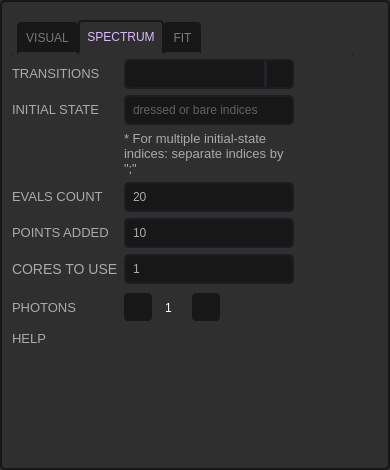
<?xml version="1.0" encoding="UTF-8"?>
<ui version="4.0">
 <class>settingsWidget</class>
 <widget class="QWidget" name="settingsWidget">
  <property name="geometry">
   <rect>
    <x>0</x>
    <y>0</y>
    <width>390</width>
    <height>470</height>
   </rect>
  </property>
  <property name="sizePolicy">
   <sizepolicy hsizetype="Preferred" vsizetype="Preferred">
    <horstretch>0</horstretch>
    <verstretch>0</verstretch>
   </sizepolicy>
  </property>
  <property name="minimumSize">
   <size>
    <width>390</width>
    <height>470</height>
   </size>
  </property>
  <property name="maximumSize">
   <size>
    <width>390</width>
    <height>470</height>
   </size>
  </property>
  <property name="windowTitle">
   <string>Form</string>
  </property>
  <property name="styleSheet">
   <string notr="true">QToolTip {
	color: #ffffff;
	background-color: rgba(27, 29, 35, 160);
	border: 1px solid rgb(40, 40, 40);
	border-radius: 2px;
}

QWidget {
	font-family: &quot;Roboto Medium&quot;;
	border: 2px solid #171717; 
	border-radius: 5px;
	background-color: #2F2F2F;
}

QLabel {
	color: rgb(170, 170, 170);
    font-size: 14px;
}

/* LINE EDIT */

/* RADIO BUTTON */
QRadioButton {
	color: #AAAAAA;
    spacing: 10px;
    font-size: 14px;
}

QRadioButton::indicator {
    border: 1px solid #DBBCFB;
	width: 20px;
	height: 20px;
 	border-radius: 11px;
    background: transparent;
}

QRadioButton::indicator:hover {
	border: 1px solid #BE82FA;
   background: transparent;
}

QRadioButton::indicator:checked {
	border: 1px solid #BE82FA;
   background: transparent;
	image: url(:/icons/svg/check.svg);
}



/* SLIDERS */
QSlider::groove:horizontal {
    border-radius: 9px;
    height: 18px;
	margin: 0px;
	background-color: #38363B;
}

QSlider::groove:horizontal:hover {
	background-color: #3A393F;
}

QSlider::handle:horizontal {
    background-color: #BE82FA;
    border: none;
    height: 18px;
    width: 18px;
    margin: 0px;
	border-radius: 9px;
}

QSlider::handle:horizontal:hover {
    background-color: #C186FE;
}

QSlider::handle:horizontal:pressed {
    background-color: #A870E0;
}

QSlider::groove:vertical {
    border-radius: 9px;
    width: 18px;
    margin: 0px;
	background-color: rgb(52, 59, 72);
}

QSlider::groove:vertical:hover {
	background-color: rgb(55, 62, 76);
}

QSlider::handle:vertical {
    background-color: rgb(85, 170, 255);
	border: none;
    height: 18px;
    width: 18px;
    margin: 0px;
	border-radius: 9px;
}

QSlider::handle:vertical:hover {
    background-color: rgb(105, 180, 255);
}

QSlider::handle:vertical:pressed {
    background-color: rgb(65, 130, 195);
}

QGroupBox {
	border: 0;
	color: rgb(170, 170, 170);
	font: 57 10px &quot;Roboto Medium&quot;;
}

QSpinBox {
	background-color: transparent;
	color: rgb(170, 170, 170);
    padding-right: 5px; /* make room for the arrows */
    border-width: 3;
}

QSpinBox::up-button {
    subcontrol-origin: border;
    subcontrol-position: right; /* position at the top right corner */
	height: 28px;
    width: 28px; 
	background-color: rgb(93,93,93);
    border-radius: 4px;
    border: 1px;
}

QSpinBox::down-button {
    subcontrol-origin: border;
    subcontrol-position: left; /* position at the top right corner */
	height: 28px;
    width: 28px;
	background-color: rgb(93,93,93);
    border-radius: 4px;
    border: 1px;
}

QSpinBox::up-arrow {
    width: 20px;
    height: 20px;
    image: url(:/icons/svg/plus.svg) 1;
}

QSpinBox::down-arrow {
    image: url(:/icons/svg/minus.svg) 1;
    width: 20px;
    height: 20px;
}

QSpinBox::up-button:pressed {
    background-color: rgb(200,200,200);
}


</string>
  </property>
  <layout class="QGridLayout" name="gridLayout_3">
   <property name="leftMargin">
    <number>12</number>
   </property>
   <property name="topMargin">
    <number>12</number>
   </property>
   <property name="rightMargin">
    <number>12</number>
   </property>
   <property name="spacing">
    <number>0</number>
   </property>
   <item row="1" column="1">
    <spacer name="verticalSpacer_3">
     <property name="orientation">
      <enum>Qt::Vertical</enum>
     </property>
     <property name="sizeType">
      <enum>QSizePolicy::Expanding</enum>
     </property>
     <property name="sizeHint" stdset="0">
      <size>
       <width>5</width>
       <height>40</height>
      </size>
     </property>
    </spacer>
   </item>
   <item row="0" column="0" rowspan="2">
    <widget class="QTabWidget" name="tabWidget">
     <property name="sizePolicy">
      <sizepolicy hsizetype="Expanding" vsizetype="Expanding">
       <horstretch>0</horstretch>
       <verstretch>0</verstretch>
      </sizepolicy>
     </property>
     <property name="minimumSize">
      <size>
       <width>0</width>
       <height>430</height>
      </size>
     </property>
     <property name="maximumSize">
      <size>
       <width>16777215</width>
       <height>430</height>
      </size>
     </property>
     <property name="styleSheet">
      <string notr="true">QTabWidget::tab-bar {
    left: 5px; /* move to the right by 5px */
}

/* Style the tab using the tab sub-control. Note that
    it reads QTabBar _not_ QTabWidget */
QTabBar::tab {
    background: #171717;
	border: 2px solid #171717;
    border-bottom-color: #2F2F2F; /* same as the pane color */
    border-top-left-radius: 4px;
    border-top-right-radius: 4px;
    min-width: 8ex;
    padding: 7px;
}

QTabBar::tab:selected {
	background: #2F2F2F;
	border: 2px solid #171717;
    border-bottom-color: #2F2F2F; /* same as pane color */
	font: 14px &quot;Roboto Medium&quot;;
    color: #DBBCFB;
}

QTabBar::tab:!selected {
    margin-top: 2px; /* make non-selected tabs look smaller */
	font: 14px &quot;Roboto Medium&quot;;
    color: #797979;
}

QWidget {
	font-family: &quot;Roboto Medium&quot;;
	background-color: #2F2F2F;
	border: 0px black;
}

/* LINE EDIT */
QLineEdit {
	color: rgb(170, 170, 170);
	background-color: #171717;
	border-radius: 5px;
	border: 2px solid rgb(27, 29, 35);
	padding-left: 5px;
}

QLineEdit:hover {
	border: 2px solid rgb(64, 71, 88);
}

QLineEdit:focus {
	border: 2px solid rgb(91, 101, 124);
}

/* CHECKBOX */
QCheckBox {
	color: #AAAAAA;
    spacing: 10px;
    font-size: 14px;
}

QCheckBox::indicator {
    border: 1px solid #DBBCFB;
	width: 20px;
	height: 20px;
 	border-radius: 11px;
    background: transparent;
}

QCheckBox::indicator:hover {
	border: 1px solid #BE82FA;
   background: transparent;
}

QCheckBox::indicator:checked {
	border: 1px solid #BE82FA;
   background: transparent;
	image: url(:/icons/svg/check.svg);
}

/* COMBOBOX */
QComboBox {
	color: rgb(170, 170, 170);
	background-color: #171717;
	border-radius: 5px;
	border: 2px solid rgb(27, 29, 35);
	padding: 5px;
	padding-left: 10px;
}



QComboBox:hover{
	background-color: #171717;
	border: 2px solid rgb(64, 71, 88);
}

QComboBox::drop-down {
	background-color: #171717;
	subcontrol-origin: padding;
	subcontrol-position: top right;
	width: 25px; 
	border-left-width: 3px;
	border-left-color: rgba(39, 44, 54, 150);
	border-left-style: solid;
	border-top-right-radius: 3px;
	border-bottom-right-radius: 3px;	
 }
QComboBox::drop-down:button {
	width: 25px; 
 }

QComboBox::down-arrow{
	image: url(:/icons/svg/arrow-down-2F2F2F.svg);
	width: 12px;
	height: 9px;
}
 
QComboBox QAbstractItemView {
	color: rgb(85, 170, 255);	
	background-color: #2F2F2F;
	padding: 5px;
	selection-background-color: #2F2F2F;
}

QComboBox QAbstractItemView::item{
    height: 50px;
}</string>
     </property>
     <property name="tabPosition">
      <enum>QTabWidget::North</enum>
     </property>
     <property name="tabShape">
      <enum>QTabWidget::Rounded</enum>
     </property>
     <property name="currentIndex">
      <number>1</number>
     </property>
     <property name="elideMode">
      <enum>Qt::ElideRight</enum>
     </property>
     <widget class="QWidget" name="visualTab">
      <attribute name="title">
       <string>VISUAL</string>
      </attribute>
      <layout class="QVBoxLayout" name="verticalLayout">
       <property name="leftMargin">
        <number>0</number>
       </property>
       <property name="topMargin">
        <number>0</number>
       </property>
       <property name="rightMargin">
        <number>0</number>
       </property>
       <property name="bottomMargin">
        <number>0</number>
       </property>
       <item>
        <widget class="QWidget" name="visualTabContainerWidget" native="true">
         <property name="minimumSize">
          <size>
           <width>0</width>
           <height>360</height>
          </size>
         </property>
         <property name="maximumSize">
          <size>
           <width>16777215</width>
           <height>430</height>
          </size>
         </property>
         <layout class="QGridLayout" name="gridLayout_2">
          <property name="leftMargin">
           <number>0</number>
          </property>
          <property name="topMargin">
           <number>5</number>
          </property>
          <property name="rightMargin">
           <number>0</number>
          </property>
          <property name="bottomMargin">
           <number>0</number>
          </property>
          <item row="3" column="0">
           <widget class="QSlider" name="rangeSliderMin">
            <property name="sizePolicy">
             <sizepolicy hsizetype="Fixed" vsizetype="Fixed">
              <horstretch>0</horstretch>
              <verstretch>0</verstretch>
             </sizepolicy>
            </property>
            <property name="minimumSize">
             <size>
              <width>207</width>
              <height>18</height>
             </size>
            </property>
            <property name="maximumSize">
             <size>
              <width>207</width>
              <height>16777215</height>
             </size>
            </property>
            <property name="maximum">
             <number>99</number>
            </property>
            <property name="singleStep">
             <number>1</number>
            </property>
            <property name="orientation">
             <enum>Qt::Horizontal</enum>
            </property>
           </widget>
          </item>
          <item row="4" column="0">
           <widget class="QSlider" name="rangeSliderMax">
            <property name="sizePolicy">
             <sizepolicy hsizetype="Fixed" vsizetype="Fixed">
              <horstretch>0</horstretch>
              <verstretch>0</verstretch>
             </sizepolicy>
            </property>
            <property name="minimumSize">
             <size>
              <width>207</width>
              <height>18</height>
             </size>
            </property>
            <property name="maximumSize">
             <size>
              <width>207</width>
              <height>16777215</height>
             </size>
            </property>
            <property name="maximum">
             <number>99</number>
            </property>
            <property name="value">
             <number>99</number>
            </property>
            <property name="sliderPosition">
             <number>99</number>
            </property>
            <property name="orientation">
             <enum>Qt::Horizontal</enum>
            </property>
           </widget>
          </item>
          <item row="9" column="0">
           <spacer name="verticalSpacer">
            <property name="orientation">
             <enum>Qt::Vertical</enum>
            </property>
            <property name="sizeHint" stdset="0">
             <size>
              <width>20</width>
              <height>7</height>
             </size>
            </property>
           </spacer>
          </item>
          <item row="8" column="0">
           <widget class="QFrame" name="filterQFrame">
            <property name="sizePolicy">
             <sizepolicy hsizetype="Minimum" vsizetype="Fixed">
              <horstretch>0</horstretch>
              <verstretch>0</verstretch>
             </sizepolicy>
            </property>
            <property name="minimumSize">
             <size>
              <width>0</width>
              <height>0</height>
             </size>
            </property>
            <property name="maximumSize">
             <size>
              <width>16777215</width>
              <height>16777215</height>
             </size>
            </property>
            <layout class="QVBoxLayout" name="verticalLayout_12">
             <property name="spacing">
              <number>15</number>
             </property>
             <property name="topMargin">
              <number>0</number>
             </property>
             <property name="bottomMargin">
              <number>0</number>
             </property>
             <item>
              <widget class="QCheckBox" name="waveletCheckBox">
               <property name="font">
                <font>
                 <family>Roboto Medium</family>
                 <pointsize>-1</pointsize>
                </font>
               </property>
               <property name="toolTip">
                <string notr="true"/>
               </property>
               <property name="text">
                <string notr="true">Denoise</string>
               </property>
              </widget>
             </item>
             <item>
              <widget class="QCheckBox" name="edgeFilterCheckBox">
               <property name="font">
                <font>
                 <family>Roboto Medium</family>
                 <pointsize>-1</pointsize>
                </font>
               </property>
               <property name="toolTip">
                <string notr="true"/>
               </property>
               <property name="text">
                <string notr="true">Edge</string>
               </property>
              </widget>
             </item>
             <item>
              <widget class="QCheckBox" name="topHatCheckBox">
               <property name="font">
                <font>
                 <family>Roboto Medium</family>
                 <pointsize>-1</pointsize>
                </font>
               </property>
               <property name="toolTip">
                <string notr="true"/>
               </property>
               <property name="text">
                <string notr="true">Top-hat</string>
               </property>
              </widget>
             </item>
            </layout>
           </widget>
          </item>
          <item row="2" column="0" colspan="2">
           <widget class="QComboBox" name="colorComboBox">
            <property name="sizePolicy">
             <sizepolicy hsizetype="Fixed" vsizetype="Fixed">
              <horstretch>0</horstretch>
              <verstretch>0</verstretch>
             </sizepolicy>
            </property>
            <property name="minimumSize">
             <size>
              <width>250</width>
              <height>30</height>
             </size>
            </property>
            <property name="maximumSize">
             <size>
              <width>250</width>
              <height>30</height>
             </size>
            </property>
            <property name="toolTip">
             <string notr="true"/>
            </property>
            <property name="currentText">
             <string>PuOr</string>
            </property>
            <property name="iconSize">
             <size>
              <width>150</width>
              <height>20</height>
             </size>
            </property>
            <property name="frame">
             <bool>false</bool>
            </property>
            <item>
             <property name="text">
              <string notr="true">PuOr</string>
             </property>
             <property name="icon">
              <iconset resource="resources.qrc">
               <normaloff>:/icons/PuOr.png</normaloff>:/icons/PuOr.png</iconset>
             </property>
            </item>
            <item>
             <property name="text">
              <string notr="true">RdYlBu</string>
             </property>
             <property name="icon">
              <iconset resource="resources.qrc">
               <normaloff>:/icons/RdYlBu.png</normaloff>:/icons/RdYlBu.png</iconset>
             </property>
            </item>
            <item>
             <property name="text">
              <string notr="true">bwr</string>
             </property>
             <property name="icon">
              <iconset resource="resources.qrc">
               <normaloff>:/icons/bwr.png</normaloff>:/icons/bwr.png</iconset>
             </property>
            </item>
            <item>
             <property name="text">
              <string notr="true">viridis</string>
             </property>
             <property name="icon">
              <iconset resource="resources.qrc">
               <normaloff>:/icons/viridis.png</normaloff>:/icons/viridis.png</iconset>
             </property>
            </item>
            <item>
             <property name="text">
              <string notr="true">cividis</string>
             </property>
             <property name="icon">
              <iconset resource="resources.qrc">
               <normaloff>:/icons/cividis.png</normaloff>:/icons/cividis.png</iconset>
             </property>
            </item>
            <item>
             <property name="text">
              <string notr="true">gray</string>
             </property>
             <property name="icon">
              <iconset resource="resources.qrc">
               <normaloff>:/icons/gray.png</normaloff>:/icons/gray.png</iconset>
             </property>
            </item>
           </widget>
          </item>
          <item row="7" column="0">
           <widget class="QLabel" name="label_39">
            <property name="sizePolicy">
             <sizepolicy hsizetype="Preferred" vsizetype="Fixed">
              <horstretch>0</horstretch>
              <verstretch>0</verstretch>
             </sizepolicy>
            </property>
            <property name="styleSheet">
             <string notr="true">font-size: 13px</string>
            </property>
            <property name="text">
             <string>FILTERS</string>
            </property>
           </widget>
          </item>
          <item row="3" column="1">
           <widget class="QLabel" name="label_2">
            <property name="text">
             <string>MIN</string>
            </property>
           </widget>
          </item>
          <item row="5" column="0">
           <widget class="QLabel" name="label_38">
            <property name="sizePolicy">
             <sizepolicy hsizetype="Preferred" vsizetype="Fixed">
              <horstretch>0</horstretch>
              <verstretch>0</verstretch>
             </sizepolicy>
            </property>
            <property name="styleSheet">
             <string notr="true">font-size: 13px</string>
            </property>
            <property name="text">
             <string>BACKGROUND SUBTRACT</string>
            </property>
           </widget>
          </item>
          <item row="4" column="1">
           <widget class="QLabel" name="label_3">
            <property name="text">
             <string>MAX</string>
            </property>
           </widget>
          </item>
          <item row="1" column="0">
           <widget class="QLabel" name="label_40">
            <property name="sizePolicy">
             <sizepolicy hsizetype="Preferred" vsizetype="Fixed">
              <horstretch>0</horstretch>
              <verstretch>0</verstretch>
             </sizepolicy>
            </property>
            <property name="styleSheet">
             <string notr="true">font-size: 13px</string>
            </property>
            <property name="text">
             <string>COLORING</string>
            </property>
           </widget>
          </item>
          <item row="2" column="2">
           <widget class="QCheckBox" name="logScaleCheckBox">
            <property name="font">
             <font>
              <family>Roboto Medium</family>
              <pointsize>-1</pointsize>
             </font>
            </property>
            <property name="layoutDirection">
             <enum>Qt::LeftToRight</enum>
            </property>
            <property name="autoFillBackground">
             <bool>false</bool>
            </property>
            <property name="text">
             <string notr="true">Log</string>
            </property>
            <property name="checked">
             <bool>false</bool>
            </property>
           </widget>
          </item>
          <item row="6" column="0">
           <widget class="QFrame" name="bgndSubtractQFrame">
            <property name="sizePolicy">
             <sizepolicy hsizetype="Minimum" vsizetype="Fixed">
              <horstretch>0</horstretch>
              <verstretch>0</verstretch>
             </sizepolicy>
            </property>
            <property name="minimumSize">
             <size>
              <width>207</width>
              <height>0</height>
             </size>
            </property>
            <property name="layoutDirection">
             <enum>Qt::LeftToRight</enum>
            </property>
            <layout class="QVBoxLayout" name="verticalLayout_7">
             <property name="spacing">
              <number>15</number>
             </property>
             <property name="topMargin">
              <number>0</number>
             </property>
             <property name="bottomMargin">
              <number>0</number>
             </property>
             <item>
              <widget class="QCheckBox" name="bgndSubtractXCheckBox">
               <property name="sizePolicy">
                <sizepolicy hsizetype="Fixed" vsizetype="Fixed">
                 <horstretch>0</horstretch>
                 <verstretch>0</verstretch>
                </sizepolicy>
               </property>
               <property name="font">
                <font>
                 <family>Roboto Medium</family>
                 <pointsize>-1</pointsize>
                </font>
               </property>
               <property name="toolTip">
                <string notr="true">Background subtraction along X</string>
               </property>
               <property name="text">
                <string notr="true">Along X axis</string>
               </property>
               <property name="checked">
                <bool>false</bool>
               </property>
               <property name="tristate">
                <bool>false</bool>
               </property>
              </widget>
             </item>
             <item>
              <widget class="QCheckBox" name="bgndSubtractYCheckBox">
               <property name="sizePolicy">
                <sizepolicy hsizetype="Fixed" vsizetype="Fixed">
                 <horstretch>0</horstretch>
                 <verstretch>0</verstretch>
                </sizepolicy>
               </property>
               <property name="font">
                <font>
                 <family>Roboto Medium</family>
                 <pointsize>-1</pointsize>
                </font>
               </property>
               <property name="toolTip">
                <string notr="true">Background subtraction along Y</string>
               </property>
               <property name="text">
                <string notr="true">Along Y axis</string>
               </property>
               <property name="tristate">
                <bool>false</bool>
               </property>
              </widget>
             </item>
            </layout>
           </widget>
          </item>
         </layout>
        </widget>
       </item>
      </layout>
     </widget>
     <widget class="QWidget" name="spectrumTab">
      <attribute name="title">
       <string>SPECTRUM</string>
      </attribute>
      <layout class="QVBoxLayout" name="verticalLayout_3">
       <property name="leftMargin">
        <number>0</number>
       </property>
       <property name="topMargin">
        <number>0</number>
       </property>
       <property name="rightMargin">
        <number>0</number>
       </property>
       <property name="bottomMargin">
        <number>0</number>
       </property>
       <item>
        <widget class="QWidget" name="spectrumTabContainerWidget" native="true">
         <property name="minimumSize">
          <size>
           <width>0</width>
           <height>360</height>
          </size>
         </property>
         <property name="maximumSize">
          <size>
           <width>16777215</width>
           <height>430</height>
          </size>
         </property>
         <layout class="QGridLayout" name="gridLayout">
          <property name="leftMargin">
           <number>0</number>
          </property>
          <property name="topMargin">
           <number>5</number>
          </property>
          <property name="rightMargin">
           <number>0</number>
          </property>
          <property name="bottomMargin">
           <number>0</number>
          </property>
          <item row="1" column="1" colspan="2">
           <widget class="QComboBox" name="subsysComboBox">
            <property name="sizePolicy">
             <sizepolicy hsizetype="Fixed" vsizetype="Fixed">
              <horstretch>0</horstretch>
              <verstretch>0</verstretch>
             </sizepolicy>
            </property>
            <property name="minimumSize">
             <size>
              <width>170</width>
              <height>30</height>
             </size>
            </property>
            <property name="maximumSize">
             <size>
              <width>16777215</width>
              <height>30</height>
             </size>
            </property>
            <property name="styleSheet">
             <string notr="true"/>
            </property>
            <property name="sizeAdjustPolicy">
             <enum>QComboBox::AdjustToMinimumContentsLengthWithIcon</enum>
            </property>
           </widget>
          </item>
          <item row="5" column="1" colspan="2">
           <widget class="IntLineEdit" name="pointsAddLineEdit">
            <property name="sizePolicy">
             <sizepolicy hsizetype="Fixed" vsizetype="Fixed">
              <horstretch>0</horstretch>
              <verstretch>0</verstretch>
             </sizepolicy>
            </property>
            <property name="minimumSize">
             <size>
              <width>170</width>
              <height>30</height>
             </size>
            </property>
            <property name="maximumSize">
             <size>
              <width>16777215</width>
              <height>30</height>
             </size>
            </property>
            <property name="text">
             <string>10</string>
            </property>
            <property name="placeholderText">
             <string># of x value for spectrum sweep</string>
            </property>
           </widget>
          </item>
          <item row="7" column="1">
           <widget class="QSpinBox" name="prefitPhotonSpinBox">
            <property name="sizePolicy">
             <sizepolicy hsizetype="Fixed" vsizetype="Fixed">
              <horstretch>0</horstretch>
              <verstretch>0</verstretch>
             </sizepolicy>
            </property>
            <property name="minimumSize">
             <size>
              <width>96</width>
              <height>35</height>
             </size>
            </property>
            <property name="styleSheet">
             <string notr="true">QSpinBox {
    color: #FFFFFF;
    background-color: #2F2F2F;
	height: 28px;
    width: 28px; 
    background-image: url(:/images/spin_box_bg_171717.svg) 1;
    background-repeat: no-repeat;
    background-position: center center;
    background-origin: content;
   /*padding: -5px 0px -14px 0px;*/
}

QSpinBox::up-button {
    subcontrol-origin: border;
    subcontrol-position: right; /* position at the top right corner */
	height: 28px;
    width: 28px; 
	background-color: #171717;
    border-radius: 4px;
}

QSpinBox::down-button {
    subcontrol-origin: border;
    subcontrol-position: left; /* position at the top right corner */
	height: 28px;
    width: 28px;
	background-color: #171717;
    border-radius: 4px;
    border: 1px;
}

QSpinBox::up-arrow {
    width: 20px;
    height: 20px;
    image: url(:/icons/svg/plus.svg) 1;
}

QSpinBox::up-arrow:pressed {
    width: 20px;
    height: 20px;
    image: url(:/icons/svg/plus-pressed.svg) 1;
}

QSpinBox::down-arrow {
    image: url(:/icons/svg/minus.svg) 1;
    width: 20px;
    height: 20px;
}

QSpinBox::down-arrow:pressed {
    image: url(:/icons/svg/minus-pressed.svg) 1;
    width: 20px;
    height: 20px;
}

QSpinBox::up-button:pressed {
    background-color: #262626;
}

QSpinBox::down-button:pressed {
    background-color: #262626;
}</string>
            </property>
            <property name="alignment">
             <set>Qt::AlignCenter</set>
            </property>
            <property name="minimum">
             <number>1</number>
            </property>
           </widget>
          </item>
          <item row="6" column="1">
           <widget class="IntLineEdit" name="numCPUsLineEdit">
            <property name="sizePolicy">
             <sizepolicy hsizetype="Fixed" vsizetype="Fixed">
              <horstretch>0</horstretch>
              <verstretch>0</verstretch>
             </sizepolicy>
            </property>
            <property name="minimumSize">
             <size>
              <width>170</width>
              <height>30</height>
             </size>
            </property>
            <property name="text">
             <string>1</string>
            </property>
           </widget>
          </item>
          <item row="2" column="0">
           <widget class="QLabel" name="label">
            <property name="sizePolicy">
             <sizepolicy hsizetype="Fixed" vsizetype="Fixed">
              <horstretch>0</horstretch>
              <verstretch>0</verstretch>
             </sizepolicy>
            </property>
            <property name="styleSheet">
             <string notr="true">font-size: 13px</string>
            </property>
            <property name="text">
             <string>INITIAL STATE</string>
            </property>
           </widget>
          </item>
          <item row="1" column="0">
           <widget class="QLabel" name="label_44">
            <property name="sizePolicy">
             <sizepolicy hsizetype="Fixed" vsizetype="Fixed">
              <horstretch>0</horstretch>
              <verstretch>0</verstretch>
             </sizepolicy>
            </property>
            <property name="styleSheet">
             <string notr="true">font-size: 13px</string>
            </property>
            <property name="text">
             <string>TRANSITIONS</string>
            </property>
           </widget>
          </item>
          <item row="3" column="1">
           <widget class="QLabel" name="label_5">
            <property name="sizePolicy">
             <sizepolicy hsizetype="Fixed" vsizetype="Preferred">
              <horstretch>170</horstretch>
              <verstretch>0</verstretch>
             </sizepolicy>
            </property>
            <property name="minimumSize">
             <size>
              <width>170</width>
              <height>0</height>
             </size>
            </property>
            <property name="styleSheet">
             <string notr="true">QLabel {
    font-size: 10pt;
}</string>
            </property>
            <property name="text">
             <string>* For multiple initial-state indices: separate indices by &quot;;&quot;</string>
            </property>
            <property name="wordWrap">
             <bool>true</bool>
            </property>
           </widget>
          </item>
          <item row="8" column="0">
           <widget class="QLabel" name="label_6">
            <property name="styleSheet">
             <string notr="true">font-size: 13px</string>
            </property>
            <property name="text">
             <string>HELP</string>
            </property>
           </widget>
          </item>
          <item row="7" column="0">
           <widget class="QLabel" name="label_33">
            <property name="sizePolicy">
             <sizepolicy hsizetype="Fixed" vsizetype="Fixed">
              <horstretch>0</horstretch>
              <verstretch>0</verstretch>
             </sizepolicy>
            </property>
            <property name="styleSheet">
             <string notr="true">font-size: 13px</string>
            </property>
            <property name="text">
             <string>PHOTONS</string>
            </property>
           </widget>
          </item>
          <item row="9" column="0">
           <spacer name="verticalSpacer_2">
            <property name="orientation">
             <enum>Qt::Vertical</enum>
            </property>
            <property name="sizeHint" stdset="0">
             <size>
              <width>20</width>
              <height>115</height>
             </size>
            </property>
           </spacer>
          </item>
          <item row="6" column="0">
           <widget class="QLabel" name="label_4">
            <property name="text">
             <string>CORES TO USE</string>
            </property>
           </widget>
          </item>
          <item row="4" column="0">
           <widget class="QLabel" name="label_42">
            <property name="sizePolicy">
             <sizepolicy hsizetype="Fixed" vsizetype="Fixed">
              <horstretch>0</horstretch>
              <verstretch>0</verstretch>
             </sizepolicy>
            </property>
            <property name="styleSheet">
             <string notr="true">font-size: 13px</string>
            </property>
            <property name="text">
             <string>EVALS COUNT</string>
            </property>
           </widget>
          </item>
          <item row="5" column="0">
           <widget class="QLabel" name="label_43">
            <property name="sizePolicy">
             <sizepolicy hsizetype="Fixed" vsizetype="Fixed">
              <horstretch>0</horstretch>
              <verstretch>0</verstretch>
             </sizepolicy>
            </property>
            <property name="styleSheet">
             <string notr="true">font-size: 13px</string>
            </property>
            <property name="text">
             <string>POINTS ADDED</string>
            </property>
           </widget>
          </item>
          <item row="4" column="1" colspan="2">
           <widget class="IntLineEdit" name="evalsCountLineEdit">
            <property name="sizePolicy">
             <sizepolicy hsizetype="Fixed" vsizetype="Fixed">
              <horstretch>0</horstretch>
              <verstretch>0</verstretch>
             </sizepolicy>
            </property>
            <property name="minimumSize">
             <size>
              <width>170</width>
              <height>30</height>
             </size>
            </property>
            <property name="maximumSize">
             <size>
              <width>16777215</width>
              <height>30</height>
             </size>
            </property>
            <property name="text">
             <string>20</string>
            </property>
           </widget>
          </item>
          <item row="2" column="1" colspan="2">
           <widget class="MultiStatesLineEdit" name="initStateLineEdit">
            <property name="sizePolicy">
             <sizepolicy hsizetype="Fixed" vsizetype="Fixed">
              <horstretch>0</horstretch>
              <verstretch>0</verstretch>
             </sizepolicy>
            </property>
            <property name="minimumSize">
             <size>
              <width>170</width>
              <height>30</height>
             </size>
            </property>
            <property name="maximumSize">
             <size>
              <width>16777215</width>
              <height>30</height>
             </size>
            </property>
            <property name="placeholderText">
             <string>dressed or bare indices</string>
            </property>
           </widget>
          </item>
          <item row="8" column="1">
           <widget class="QPushButton" name="numericalSpectrumSettingsHelpPushButton">
            <property name="sizePolicy">
             <sizepolicy hsizetype="Fixed" vsizetype="Fixed">
              <horstretch>0</horstretch>
              <verstretch>0</verstretch>
             </sizepolicy>
            </property>
            <property name="minimumSize">
             <size>
              <width>0</width>
              <height>0</height>
             </size>
            </property>
            <property name="styleSheet">
             <string notr="true">QPushButton {
    border: none;
    background: none;
}</string>
            </property>
            <property name="text">
             <string/>
            </property>
            <property name="icon">
             <iconset resource="resources.qrc">
              <normaloff>:/icons/svg/question-circle.svg</normaloff>:/icons/svg/question-circle.svg</iconset>
            </property>
            <property name="iconSize">
             <size>
              <width>23</width>
              <height>23</height>
             </size>
            </property>
           </widget>
          </item>
         </layout>
        </widget>
       </item>
      </layout>
     </widget>
     <widget class="QWidget" name="fitTab">
      <attribute name="title">
       <string>FIT</string>
      </attribute>
      <layout class="QVBoxLayout" name="verticalLayout_2">
       <property name="leftMargin">
        <number>0</number>
       </property>
       <property name="topMargin">
        <number>0</number>
       </property>
       <property name="rightMargin">
        <number>0</number>
       </property>
       <property name="bottomMargin">
        <number>0</number>
       </property>
       <item>
        <widget class="QWidget" name="fitTabContainerWidget" native="true">
         <property name="minimumSize">
          <size>
           <width>0</width>
           <height>360</height>
          </size>
         </property>
         <property name="maximumSize">
          <size>
           <width>16777215</width>
           <height>430</height>
          </size>
         </property>
         <layout class="QGridLayout" name="gridLayout_4">
          <property name="leftMargin">
           <number>0</number>
          </property>
          <property name="topMargin">
           <number>5</number>
          </property>
          <property name="rightMargin">
           <number>0</number>
          </property>
          <property name="bottomMargin">
           <number>0</number>
          </property>
          <item row="1" column="1" colspan="2">
           <widget class="PositiveFloatLineEdit" name="tolLineEdit">
            <property name="sizePolicy">
             <sizepolicy hsizetype="Fixed" vsizetype="Fixed">
              <horstretch>0</horstretch>
              <verstretch>0</verstretch>
             </sizepolicy>
            </property>
            <property name="minimumSize">
             <size>
              <width>170</width>
              <height>30</height>
             </size>
            </property>
            <property name="maximumSize">
             <size>
              <width>16777215</width>
              <height>30</height>
             </size>
            </property>
            <property name="styleSheet">
             <string>font-size: 13px</string>
            </property>
            <property name="text">
             <string>1e-6</string>
            </property>
           </widget>
          </item>
          <item row="2" column="0">
           <spacer name="verticalSpacer_4">
            <property name="orientation">
             <enum>Qt::Vertical</enum>
            </property>
            <property name="sizeHint" stdset="0">
             <size>
              <width>20</width>
              <height>240</height>
             </size>
            </property>
           </spacer>
          </item>
          <item row="0" column="0">
           <widget class="QLabel" name="label_47">
            <property name="sizePolicy">
             <sizepolicy hsizetype="Fixed" vsizetype="Preferred">
              <horstretch>0</horstretch>
              <verstretch>0</verstretch>
             </sizepolicy>
            </property>
            <property name="styleSheet">
             <string notr="true">font-size: 13px</string>
            </property>
            <property name="text">
             <string>OPTIMIZER</string>
            </property>
           </widget>
          </item>
          <item row="0" column="1">
           <widget class="QComboBox" name="optimizerComboBox">
            <property name="sizePolicy">
             <sizepolicy hsizetype="Fixed" vsizetype="Fixed">
              <horstretch>0</horstretch>
              <verstretch>0</verstretch>
             </sizepolicy>
            </property>
            <property name="minimumSize">
             <size>
              <width>170</width>
              <height>30</height>
             </size>
            </property>
            <property name="maximumSize">
             <size>
              <width>16777213</width>
              <height>30</height>
             </size>
            </property>
            <property name="styleSheet">
             <string>font-size: 13px</string>
            </property>
            <item>
             <property name="text">
              <string>L-BFGS-B</string>
             </property>
            </item>
            <item>
             <property name="text">
              <string>Nelder-Mead</string>
             </property>
            </item>
            <item>
             <property name="text">
              <string>Powell</string>
             </property>
            </item>
            <item>
             <property name="text">
              <string>shgo</string>
             </property>
            </item>
            <item>
             <property name="text">
              <string>differential evolution</string>
             </property>
            </item>
           </widget>
          </item>
          <item row="1" column="0">
           <widget class="QLabel" name="label_8">
            <property name="sizePolicy">
             <sizepolicy hsizetype="Fixed" vsizetype="Preferred">
              <horstretch>0</horstretch>
              <verstretch>0</verstretch>
             </sizepolicy>
            </property>
            <property name="minimumSize">
             <size>
              <width>0</width>
              <height>0</height>
             </size>
            </property>
            <property name="styleSheet">
             <string notr="true">font-size: 13px</string>
            </property>
            <property name="text">
             <string>TOLERANCE</string>
            </property>
           </widget>
          </item>
         </layout>
        </widget>
       </item>
      </layout>
     </widget>
    </widget>
   </item>
   <item row="0" column="1">
    <widget class="QPushButton" name="settingsCloseButton">
     <property name="sizePolicy">
      <sizepolicy hsizetype="Fixed" vsizetype="Fixed">
       <horstretch>0</horstretch>
       <verstretch>0</verstretch>
      </sizepolicy>
     </property>
     <property name="minimumSize">
      <size>
       <width>25</width>
       <height>0</height>
      </size>
     </property>
     <property name="maximumSize">
      <size>
       <width>25</width>
       <height>16777215</height>
      </size>
     </property>
     <property name="styleSheet">
      <string notr="true">QPushButton {
    border: none;
    background: none;
}</string>
     </property>
     <property name="text">
      <string/>
     </property>
     <property name="icon">
      <iconset resource="resources.qrc">
       <normaloff>:/icons/svg/cross.svg</normaloff>:/icons/svg/cross.svg</iconset>
     </property>
     <property name="iconSize">
      <size>
       <width>30</width>
       <height>30</height>
      </size>
     </property>
    </widget>
   </item>
  </layout>
 </widget>
 <customwidgets>
  <customwidget>
   <class>MultiStatesLineEdit</class>
   <extends>QLineEdit</extends>
   <header>qfit/widgets/validated_line_edits.h</header>
  </customwidget>
  <customwidget>
   <class>PositiveFloatLineEdit</class>
   <extends>QLineEdit</extends>
   <header>qfit/widgets/validated_line_edits.h</header>
  </customwidget>
  <customwidget>
   <class>IntLineEdit</class>
   <extends>QLineEdit</extends>
   <header>qfit/widgets/validated_line_edits.h</header>
  </customwidget>
 </customwidgets>
 <resources>
  <include location="resources.qrc"/>
 </resources>
 <connections/>
</ui>
